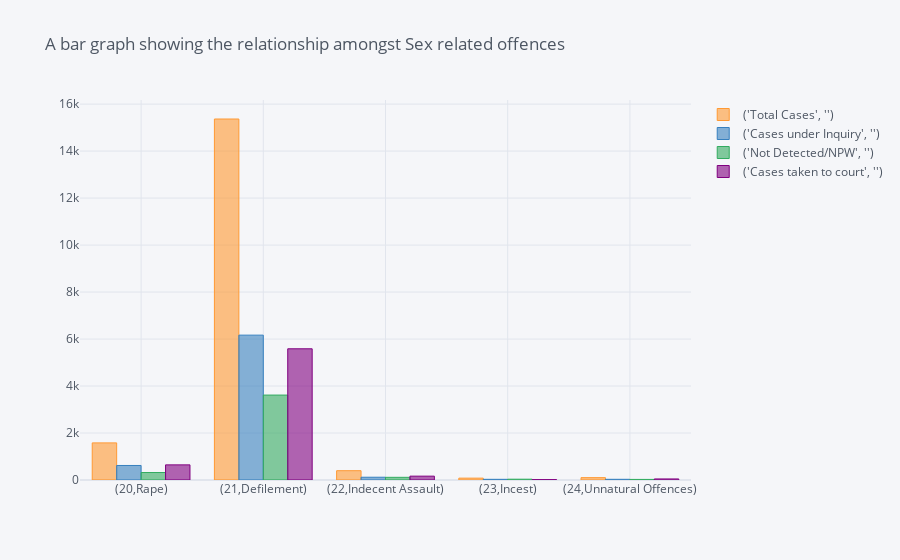

The code cell stored with this chart in its notebook:
### Code cell
# Plotting a bar graph for Sex related offences 
reported.iplot(kind='bar',title='A bar graph showing the relationship amongst Sex related offences')

### Figure 1 — Plotly figure (JSON) as saved in the notebook; plotly's stock layout.template omitted (floating-point values rounded to 4 significant figures)
{"data": [{"marker": {"color": "rgba(255, 153, 51, 0.6)", "line": {"color": "rgba(255, 153, 51, 1.0)", "width": 1}}, "name": "('Total Cases', '')", "orientation": "v", "text": "", "type": "bar", "x": ["(20,Rape)", "(21,Defilement)", "(22,Indecent Assault)", "(23,Incest)", "(24,Unnatural Offences)"], "y": [1580, 15366, 396, 79, 100]}, {"marker": {"color": "rgba(55, 128, 191, 0.6)", "line": {"color": "rgba(55, 128, 191, 1.0)", "width": 1}}, "name": "('Cases under Inquiry', '')", "orientation": "v", "text": "", "type": "bar", "x": ["(20,Rape)", "(21,Defilement)", "(22,Indecent Assault)", "(23,Incest)", "(24,Unnatural Offences)"], "y": [618, 6166, 118, 29, 30]}, {"marker": {"color": "rgba(50, 171, 96, 0.6)", "line": {"color": "rgba(50, 171, 96, 1.0)", "width": 1}}, "name": "('Not Detected/NPW', '')", "orientation": "v", "text": "", "type": "bar", "x": ["(20,Rape)", "(21,Defilement)", "(22,Indecent Assault)", "(23,Incest)", "(24,Unnatural Offences)"], "y": [318, 3615, 114, 34, 25]}, {"marker": {"color": "rgba(128, 0, 128, 0.6)", "line": {"color": "rgba(128, 0, 128, 1.0)", "width": 1}}, "name": "('Cases taken to court', '')", "orientation": "v", "text": "", "type": "bar", "x": ["(20,Rape)", "(21,Defilement)", "(22,Indecent Assault)", "(23,Incest)", "(24,Unnatural Offences)"], "y": [644, 5585, 164, 16, 45]}], "layout": {"legend": {"bgcolor": "#F5F6F9", "font": {"color": "#4D5663"}}, "paper_bgcolor": "#F5F6F9", "plot_bgcolor": "#F5F6F9", "title": {"font": {"color": "#4D5663"}, "text": "A bar graph showing the relationship amongst Sex related offences"}, "xaxis": {"gridcolor": "#E1E5ED", "showgrid": true, "tickfont": {"color": "#4D5663"}, "title": {"font": {"color": "#4D5663"}, "text": ""}, "zerolinecolor": "#E1E5ED"}, "yaxis": {"gridcolor": "#E1E5ED", "showgrid": true, "tickfont": {"color": "#4D5663"}, "title": {"font": {"color": "#4D5663"}, "text": ""}, "zerolinecolor": "#E1E5ED"}}}
